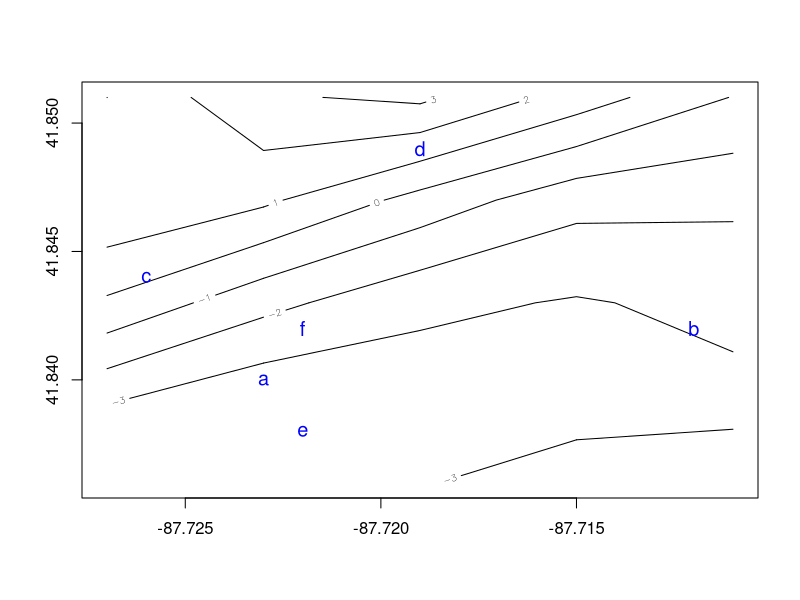
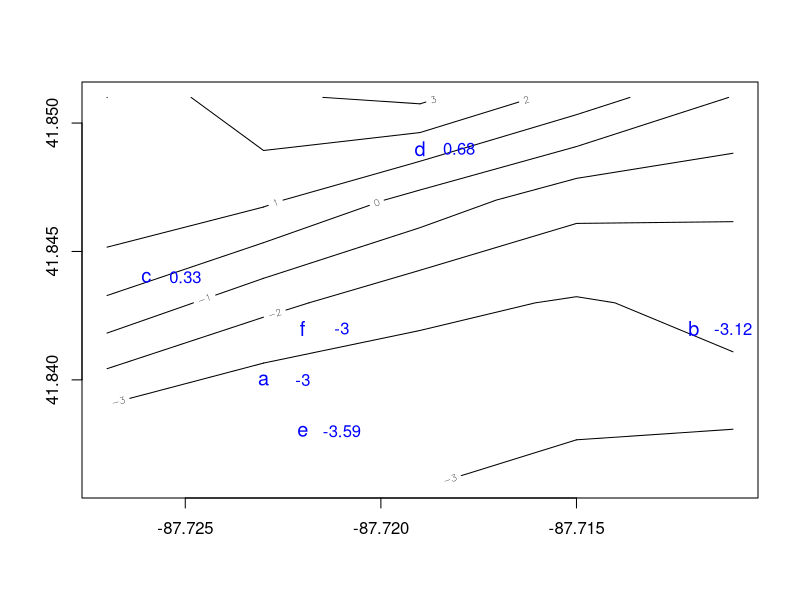

Here is the R script that generated these plots, in order:

## Example contour data
grid <- list(x = c(-87.727, -87.723, -87.719, -87.715, -87.711), 
             y = c(41.836, 41.839, 41.843, 41.847, 41.851), 
             z = (matrix(data = c(-3.428, -3.722, -3.061, -2.554, -2.362, 
                                  -3.034, -3.925, -3.639, -3.357, -3.283, 
                                  -0.152, -1.688, -2.765, -3.084, -2.742, 
                                  1.973,  1.193, -0.354, -1.682, -1.803, 
                                  0.998,  2.863,  3.224,  1.541, -0.044), 
                         nrow = 5, ncol = 5)))

## Example values to look up by x and y:

df <- data.frame(x = c(-87.723, -87.712, -87.726, -87.719, -87.722, -87.722), 
                 y = c(41.84, 41.842, 41.844, 41.849, 41.838, 41.842), 
                 id = c("a", "b", "c", "d", "e", "f"))

## Here is the example visualized:
contour(grid)
points(df$x, df$y, pch=df$id, col="blue", cex=1.2)


## You can find the x intervals and y intervals with this type of formula:

xrng <- range(grid$x)
xbins <- length(grid$x) -1
yrng <- range(grid$y)
ybins <- length(grid$y) -1
df$ix <- trunc( (df$x - min(xrng)) / diff(xrng) * (xbins)) + 1
df$iy <- trunc( (df$y - min(yrng)) / diff(yrng) * (ybins)) + 1

## Simplistic interpolation on the z values in grid:
df$z <- with(df, (grid$z[cbind(ix, iy)] + 
                      grid$z[cbind(ix + 1, iy)] +
                      grid$z[cbind(ix, iy + 1)] + 
                      grid$z[cbind(ix + 1, iy + 1)]) / 4)

contour(grid, xlim = range(c(grid$x, df$x)), ylim = range(c(grid$y, df$y)))
points(df$x, df$y, pch=df$id, col="blue", cex=1.2)
text(df$x + .001, df$y, lab=round(df$z, 2), col="blue", cex=1)

findInterval(df$x[2], grid$x)
findInterval(df$y[2], grid$y)

